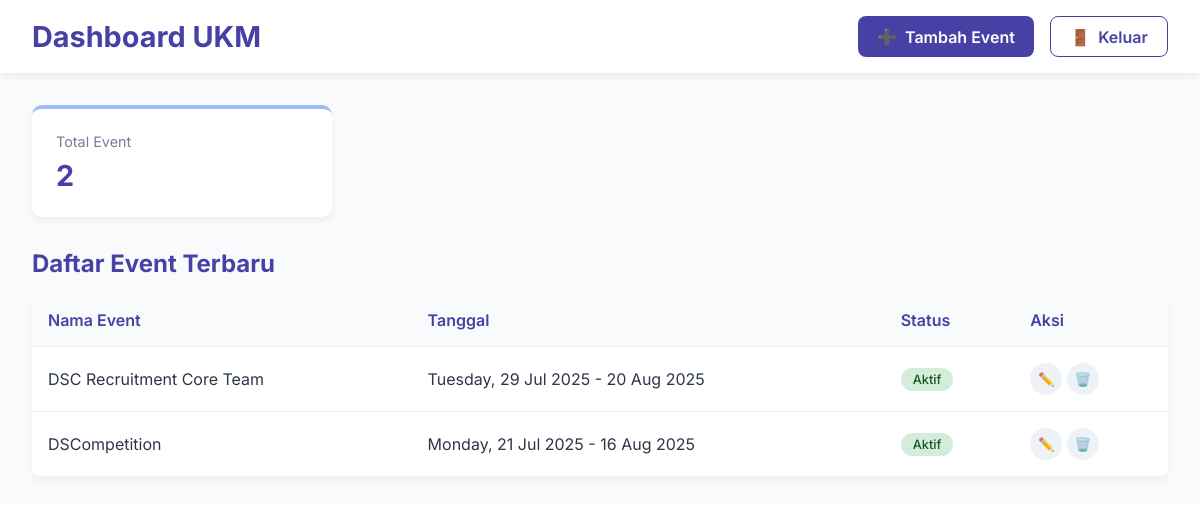
The page /infoukm/dashboard_ukm.php (signed in) on the database its author committed.
### tables this page shows
CREATE TABLE `events` (
  `id` int NOT NULL,
  `nama_event` varchar(255) DEFAULT NULL,
  `tanggal_mulai` date DEFAULT NULL,
  `tanggal_selesai` date DEFAULT NULL,
  `lokasi` varchar(255) DEFAULT NULL,
  `deskripsi` text,
  `biaya` int DEFAULT NULL,
  `link_pendaftaran` varchar(255) DEFAULT NULL,
  `status` enum('Aktif','Mendatang','Selesai') DEFAULT 'Mendatang',
  `banner` varchar(255) DEFAULT NULL,
  `created_by` int DEFAULT NULL,
  `created_at` timestamp NULL DEFAULT CURRENT_TIMESTAMP,
  `jam_mulai` time DEFAULT NULL,
  `jam_selesai` time DEFAULT NULL
);

### infoukm/dashboard_ukm.php (the view, shortened to what this page needs)
<?php
require 'koneksi.php';
$user_id = $_SESSION['user_id'];
$stmt = $conn->prepare("SELECT * FROM events WHERE created_by = ? ORDER BY tanggal_mulai DESC");
$stmt->bind_param("i", $user_id);
$stmt->execute();
$result = $stmt->get_result();
$total_event = $result->num_rows;
?>
<!DOCTYPE html>
<html lang="id">
<head>
    <link rel="stylesheet" href="styles/dashboard_ukm.css">
</head>
<body>
    <div class="header">
        <h1 class="page-title">Dashboard UKM</h1>
        <div class="btn-group">
            <a href="tambah_event.php" class="btn btn-primary">
                <span>➕</span>
                <span>Tambah Event</span>
            </a>
            <a href="logout.php" class="btn btn-secondary">
                <span>🚪</span>
                <span>Keluar</span>
            </a>
        </div>
    </div>
    <div class="isi">
    <div class="stat-card fade-up fade-delay-1">
        <div class="stat-title">Total Event</div>
        <div class="stat-value"><?= $total_event ?></div>
    </div>
    <h2 class="fade-up fade-delay-2" style="margin-bottom: 1rem; color: var(--primary);">Daftar Event Terbaru</h2>
    <div class="events-table table-responsive fade-up fade-delay-3">
        <table>
            <thead>
                <tr>
                    <th>Nama Event</th>
                    <th>Tanggal</th>
                    <th>Status</th>
                    <th>Aksi</th>
                </tr>
            </thead>
            <tbody>
                <?php while ($row = $result->fetch_assoc()): ?>
                    <tr>
                        <td><?= htmlspecialchars($row['nama_event']) ?></td>
                        <td>
                            <?php if (!empty($row['tanggal_mulai']) && !empty($row['tanggal_selesai'])): ?>
                                <?php if ($row['tanggal_mulai'] === $row['tanggal_selesai']): ?>
                                    <?= date('l, d M Y', strtotime($row['tanggal_mulai'])) ?>
                                <?php else: ?>
                                    <?= date('l, d M Y', strtotime($row['tanggal_mulai'])) ?> - <?= date('d M Y', strtotime($row['tanggal_selesai'])) ?>
                                <?php endif; ?>
                            <?php elseif (!empty($row['tanggal_mulai'])): ?>
                                <?= date('l, d M Y', strtotime($row['tanggal_mulai'])) ?>
                            <?php else: ?>
                                <em>Tanggal belum diisi</em>
                            <?php endif; ?>
                        </td>
                        <td><span class="status <?= strtolower($row['status']) ?>"><?= $row['status'] ?></span></td>
                        <td>
                            <button class="action-btn" onclick="window.location.href='edit_event.php?id=<?= $row['id'] ?>'">✏️</button>
                            <button class="action-btn" onclick="if(confirm('Yakin hapus event ini?')) window.location.href='hapus_event.php?id=<?= $row['id'] ?>'">🗑️</button>
                        </td>
                    </tr>
                <?php endwhile; ?>
            </tbody>
        </table>
    </div>
    </div>
</body>
</html>

### infoukm/styles/dashboard_ukm.css (style rules this page uses)
:root { --primary: #4741A6; --secondary: #F9CE69; --accent: #9BBBFC; --background: #F8FAFC; --white: #FFFFFF; --black: #333333; --text: #2D3748; }
* { margin: 0; padding: 0; box-sizing: border-box; font-family: 'Inter', 'Segoe UI', sans-serif; }
body { background-color: var(--background); color: var(--text); }
.isi { padding-left: 2rem; padding-right: 2rem; padding-bottom: 2rem; }
.header { padding: 1rem 2rem; background-color: white; display: flex; justify-content: space-between; align-items: center; margin-bottom: 2rem; box-shadow: 0 2px 10px rgba(0,0,0,0.08); }
.page-title { font-size: 1.8rem; color: var(--primary); font-weight: 700; }
.btn-group { display: flex; gap: 1rem; }
.btn { display: inline-flex; align-items: center; gap: 0.5rem; padding: 0.6rem 1.2rem; border: none; border-radius: 8px; font-weight: 600; text-decoration: none; transition: all 0.3s; cursor: pointer; }
.btn-primary { background-color: var(--primary); color: var(--white); }
.btn-secondary { background-color: var(--white); color: var(--primary); border: 1px solid var(--primary); }
.stat-card { background-color: var(--white); border-radius: 10px; padding: 1.5rem; margin-bottom: 2rem; box-shadow: 0 4px 6px rgba(0,0,0,0.05); border-top: 4px solid var(--accent); max-width: 300px; }
.stat-title { font-size: 0.9rem; color: #718096; margin-bottom: 0.5rem; }
.stat-value { font-size: 1.8rem; font-weight: 700; color: var(--primary); }
.events-table { width: 100%; background-color: var(--white); border-radius: 10px; overflow: hidden; box-shadow: 0 4px 6px rgba(0,0,0,0.05); }
.table-responsive { overflow-x: auto; display: block; }
table { width: 100%; border-collapse: collapse; }
th, td { padding: 1rem; text-align: left; border-bottom: 1px solid #EDF2F7; }
th { background-color: #F8FAFC; color: var(--primary); font-weight: 600; }
.status { display: inline-block; padding: 0.25rem 0.75rem; border-radius: 20px; font-size: 0.8rem; font-weight: 500; }
.status.aktif { background-color: #d4edda; color: #155724; }
.action-btn { display: inline-flex; align-items: center; justify-content: center; width: 32px; height: 32px; border-radius: 50%; background-color: #EDF2F7; color: var(--primary); transition: all 0.3s; border: none; cursor: pointer; }
.fade-up { opacity: 0; animation: fadeUp 0.8s ease-out forwards; }
.fade-delay-1 { animation-delay: 0.1s; }
.fade-delay-2 { animation-delay: 0.2s; }
.fade-delay-3 { animation-delay: 0.3s; }

### rows shown on the page
events: nama_event "DSC Recruitment Core Team", tanggal_mulai "Tuesday, 29 Jul 2025", tanggal_selesai "20 Aug 2025", status "Aktif"
events: nama_event "DSCompetition", tanggal_mulai "Monday, 21 Jul 2025", tanggal_selesai "16 Aug 2025", status "Aktif"

### other values the page prints
$total_event "2"
